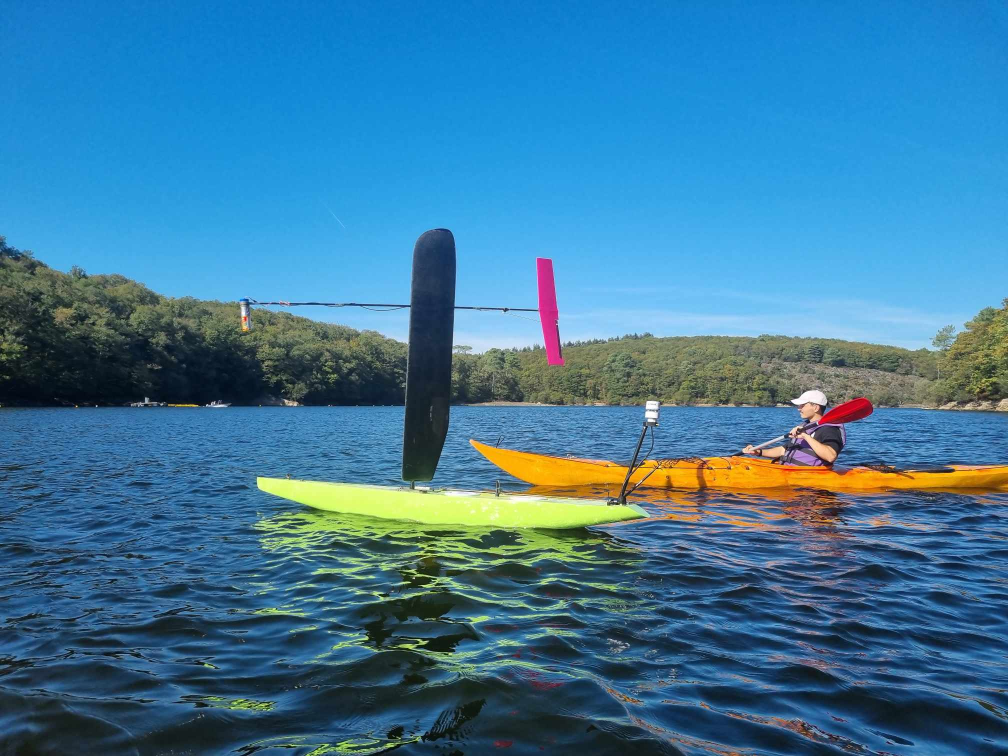
#> input picture python/image/sunny.jpg, 2016 x 1512 px, given in place of goodbye.mp4, which was not available (shown at 1/2 size)
$ python video_proccessing.py
#> lines starting #> are read from the running program, lines starting #| are printed output that depends on the picture; pictures that were not available may be replaced by others from this repository, and a replacement may not be noted
### python/tools.py
import cv2
import numpy as np
from scipy.ndimage import sobel
from sklearn.linear_model import RANSACRegressor

EPSILON = 1e-5


def take_top_n(indices, n_top, top_distance=5):
    # top_distance corresponds to the minimum distance in pixels between 2 tops

    n_horizontal, n_vertical = indices.shape
    top_n = np.full((n_top, n_vertical), -top_distance)

    for x in range(n_vertical):
        k_top = 0
        y = n_horizontal - 1  # start to the end (with the largest gradients)
        while k_top < n_top and y >= 0:
            top = indices[y, x]
            if np.min(np.abs(top - top_n[:, x])) > top_distance:
                top_n[k_top, x] = top
                k_top += 1
            y -= 1

    return top_n


class HorizonEstimator:
    def __init__(self, n_vertical=8, n_top=3, max_residual=4., max_slope_change=6e-2, max_bias_change=10.):
        self.n_vertical = n_vertical
        self.n_top = n_top

        self.max_residual = max_residual
        self.max_slope_change = max_slope_change  # no units
        self.max_bias_change = max_bias_change  # in pixels

        self.slope = 0.  # looking for a horizontal line
        self.bias = None  # no ideas what this value should be

    def compute(self, image):
        def is_data_valid(X, Y):
            dx = X[-1, 0] - X[0, 0]
            dy = Y[-1, 0] - Y[0, 0]

            if self.bias is None:
                return True
            else:
                if abs(dx) > EPSILON:
                    a = (dy / dx)
                    b = Y[0, 0] - a * X[0, 0]
                    return (abs(self.slope - a) < self.max_slope_change) \
                           and (abs(self.bias - b) < self.max_bias_change)
                else:
                    return False

        # Normalize between 0 and 1
        image = image / 255.

        # Compute some useful values
        height, width, *_ = image.shape
        horizontal_half_step = int(0.5 * width / self.n_vertical)

        # Compute the horizontal gradient -> higher = from dark to bright -> Guerledan hypothesis
        # horizontal_grad = sobel(image, axis=0)
        horizontal_grad = np.abs(sobel(image, axis=0))

        # Filter top n_top largest gradient points
        indices = np.argsort(horizontal_grad[:, horizontal_half_step:][:, ::2 * horizontal_half_step], axis=0)
        x = horizontal_half_step + (np.arange(self.n_vertical * self.n_top) // self.n_top) * (2 * horizontal_half_step)
        y = np.ravel(take_top_n(indices, self.n_top), order='F')

        # Reshape for visualization purposes
        horizontal_point_x = x.reshape(-1, 1)
        horizontal_point_y = y.reshape(-1, 1)

        # Compute the best line fitting our point using RANSAC
        ransac = RANSACRegressor(residual_threshold=self.max_residual, is_data_valid=is_data_valid)

        try:
            ransac.fit(horizontal_point_x, horizontal_point_y)
        except ValueError:
            print('RANSAC value error!')
            self.slope = 0.
            self.bias = None
            return self.compute(image)
        else:
            # Update slope
            ransac_pred_y = ransac.predict(np.array([[0.], [width - 1.]]))
            self.bias, y_w = ransac_pred_y.flatten()
            self.slope = (y_w - self.bias) / width

            # Compute horizon mask
            mask = (np.arange(height).reshape(-1, 1) > ransac.predict(np.arange(width).reshape(-1, 1)).T)

            return horizontal_point_x, horizontal_point_y, ransac_pred_y.reshape(-1, 1, 1), mask.astype(np.uint8)


class SaliencyEstimator:
    def __init__(self, n_sigma=3.5):
        self.n_sigma = n_sigma

    def compute(self, img_bgr, mask):
        img_hsv = cv2.cvtColor(img_bgr, cv2.COLOR_BGR2HSV)
        mask = mask.astype(bool)

        mean_hsv = np.mean(img_hsv[mask], axis=0).reshape((1, 1, 3))
        std_hsv = np.std(img_hsv[mask], axis=0).reshape((1, 1, 3))

        saliency = np.linalg.norm((img_hsv - mean_hsv) / std_hsv, axis=2)
        saliency_mask = (saliency > self.n_sigma).astype(np.uint8)

        return saliency_mask


class Buffer:
    def __init__(self, n_buffer, shape):
        self.k_buffer = 0
        self.n_buffer = n_buffer
        self.is_buffer_full = False
        self.memory = np.empty(shape=(n_buffer, *shape))

    def push(self, values):
        n_values = values.shape[0]

        if n_values > self.n_buffer:
            n_values = self.n_buffer
            values = values[:n_values]

        if self.k_buffer + n_values < self.n_buffer:
            self.memory[self.k_buffer:self.k_buffer + n_values] = values
        else:
            delta = self.n_buffer - self.k_buffer
            self.memory[self.k_buffer:self.n_buffer] = values[:delta]
            self.memory[:n_values-delta] = values[delta:]

        self.k_buffer += n_values
        if self.k_buffer >= self.n_buffer:
            self.is_buffer_full = True
            self.k_buffer -= self.n_buffer

        if self.is_buffer_full:
            return self.memory
        else:
            return self.memory[:self.k_buffer]


class TrackingWindow:
    def __init__(self, height, width, alpha=0.5, size_scale=3., size_search_factor=1.25):
        self.alpha = alpha
        self.size_scale = size_scale
        self.size_search_factor = size_search_factor

        self.size_min = np.array([width, height]).reshape((1, 1, 2)) / 64.

        self.center = np.array([width, height]).reshape((1, 1, 2)) / 2.
        self.size = np.array([width, height]).reshape((1, 1, 2)) / 2.

        self.buffer = Buffer(n_buffer=(width // 6), shape=(1, 2))

    def update(self, ps, output_scale=1.):
        if ps is not None:
            mask = (np.abs(ps - self.center) < self.size)
            mask = mask[:, 0, 0] & mask[:, 0, 1]

            points_in_window = ps[mask]
            if points_in_window.size > 0:
                self.center = (1. - self.alpha) * self.center + self.alpha * np.mean(points_in_window, axis=0)

                buffered_ps = self.buffer.push(points_in_window)
                buffer_size = np.std(buffered_ps, axis=0) / 2.  # convert into radius
                self.size = self.size_min + buffer_size * self.size_scale
            else:
                self.size *= self.size_search_factor

        return *(self.center * output_scale).flatten(), *(self.size * output_scale).flatten()

### python/video_proccessing.py
"""
TODO:
- gabor filter for texture detection
- multi-object tracking ???
- stereo camera calibration & depth map
- ROS node creation
- computers communication
"""

import time
from tools import *
from matplotlib import pyplot as plt


def main(video_name, start_time=0, is_stereo=False):
    if is_stereo:
        n_column = 2
        video_path = 'stereo_video/' + video_name
    else:
        n_column = 1
        video_path = 'video/' + video_name

    # Create a VideoCapture object
    cap = cv2.VideoCapture(video_path)

    # Check if the video file was successfully opened
    if not cap.isOpened():
        print("Error: Could not open video file.")
        exit()

    fps = int(cap.get(cv2.CAP_PROP_FPS))
    source_height = int(cap.get(cv2.CAP_PROP_FRAME_HEIGHT))
    source_width = int(cap.get(cv2.CAP_PROP_FRAME_WIDTH) / n_column)

    # Define colors in BGR
    color_of = (255, 0, 0)  # BLUE
    color_grad = (0, 0, 255)  # RED
    color_horizon = (0, 255, 0)  # GREEN
    color_box = (255, 0, 255)  # PURPLE

    # Define the downscale factor
    downscale_factor = 2

    # Calculate the new size based on the scale factor
    width = int(source_width / downscale_factor)
    height = int(source_height / downscale_factor)

    horizon_estimator = HorizonEstimator()
    saliency_estimator = SaliencyEstimator()
    tracking_window = TrackingWindow(height, width)

    # Erosion & dilatation are applied on active pixel -> used for computing the saliency mask
    connection_kernel = cv2.getStructuringElement(shape=cv2.MORPH_ELLIPSE, ksize=(3, 3))
    erosion_kernel = cv2.getStructuringElement(shape=cv2.MORPH_ELLIPSE, ksize=(5, 5))
    dilatation_kernel = cv2.getStructuringElement(shape=cv2.MORPH_ELLIPSE, ksize=(5, 5))

    # Parameters for corner detection
    features_params = {
        'maxCorners': 10000,
        'qualityLevel': 0.01,
        'minDistance': 0.1
    }

    # Parameters for pyramidal Lucas-Kanade optical flow
    lk_params = {
        'winSize': (15, 15),
        'maxLevel': 2,
        'criteria': (cv2.TERM_CRITERIA_EPS | cv2.TERM_CRITERIA_COUNT, 10, 0.03)
    }

    # Set duration (in seconds)
    frame_skip = 4
    duration = 40
    dt = frame_skip / fps

    # Calculate the corresponding frame numbers
    n_frame = duration * fps
    start_frame = int(start_time * fps)

    # Set the initial frame position
    cap.set(cv2.CAP_PROP_POS_FRAMES, start_frame)

    # Define variables to initialize later
    old_frame = None
    points_old_frame = []

    # Read and display frames within the specified time range
    for k_frame in range(n_frame):
        if k_frame % frame_skip == 0:
            pass

        t_loop = time.time()

        # Read a frame from the video
        ret, read_frame = cap.read()

        # Check if the video has ended
        if not ret:
            break

        # Only consider the left camera flow
        source_frame = read_frame[:, :source_width]

        # Downscale and convert to grayscale
        frame_bgr = cv2.resize(source_frame, (width, height))
        frame = cv2.cvtColor(frame_bgr, cv2.COLOR_BGR2GRAY)

        # Draw points and line on a separate image
        canvas = source_frame.copy()

        # Estimate a line for the horizon
        hpx, hpy, border_y, horizontal_mask = horizon_estimator.compute(frame)

        # Scatter gradient points on the image
        for (x, y) in zip(hpx, hpy):
            cv2.circle(canvas, (int(downscale_factor * x), int(downscale_factor * y)), 3, color_grad, -1)

        # Draw the horizontal line on the image
        border_x = np.array([[[0.]], [[width - 1.]]])
        ransac_points = np.concatenate((border_x, border_y), axis=2).astype(np.int32)
        cv2.polylines(canvas, [ransac_points * downscale_factor], isClosed=False, color=color_horizon, thickness=2)

        if (old_frame is not None) and (points_old_frame is not None):
            points_new_frame, status, err = cv2.calcOpticalFlowPyrLK(old_frame, frame,
                                                                     points_old_frame,
                                                                     None, **lk_params)

            for p0, p1 in zip(points_old_frame[status == 1], points_new_frame[status == 1]):
                x0, y0 = (downscale_factor * p0).ravel()
                x1, y1 = (downscale_factor * p1).ravel()
                cv2.line(canvas, (int(x1), int(y1)), (int(x0), int(y0)), color_of, 3)

        # Current frame becomes the old one
        old_frame = frame.copy()

        # Compute the saliency map (where to look)
        saliency_mask = saliency_estimator.compute(frame_bgr, horizontal_mask)

        # Compute good feature point to keep track of
        mask = horizontal_mask & saliency_mask

        mask = cv2.dilate(mask, connection_kernel)
        mask = cv2.erode(mask, erosion_kernel)
        mask = cv2.dilate(mask, dilatation_kernel)

        points_old_frame = cv2.goodFeaturesToTrack(frame, mask=mask, **features_params)

        wx, wy, wsx, wsy = tracking_window.update(points_old_frame, downscale_factor)
        cv2.rectangle(canvas, (int(wx-wsx), int(wy-wsy)), (int(wx+wsx), int(wy+wsy)), color_box, thickness=2)

        debug = cv2.cvtColor(mask * 255, cv2.COLOR_GRAY2BGR)
        debug = cv2.resize(debug, (source_width, source_height))

        # Stack images vertically or horizontally
        layout = np.vstack((canvas, debug)) if height < width else np.hstack((canvas, debug))

        # Show lower part of layout
        cv2.imshow('Canvas & Debug', layout)  # [int(source_height / 3):])

        # Pause the loop if SPACE is pressed
        paused = False
        if (cv2.waitKey(25) & 0xFF) == ord(' '):
            paused = True
            while (cv2.waitKey(25) & 0xFF) != ord(' '):
                continue

        t_remaining = EPSILON if paused else dt - (time.time() - t_loop)
        if t_remaining > 0:
            print("Time left:", t_remaining, 'seconds.')
            plt.pause(t_remaining)
        else:
            print("Out of time of", -t_remaining, 'seconds.')
            plt.pause(EPSILON)
#> this loop made 31 passes; (key Esc is pressed on pass 1)
#> (border_y, ransac_points, buffer_size in update, wx) on passes 1 to 2: ([628.1, 461.2], [[0, 628], [1007, 461]], [[81.26, 43.69]], 1241.8), ([630.6, 452.6], [[0, 630], [1007, 452]], [[51.64, 10.44]], 1384.8)
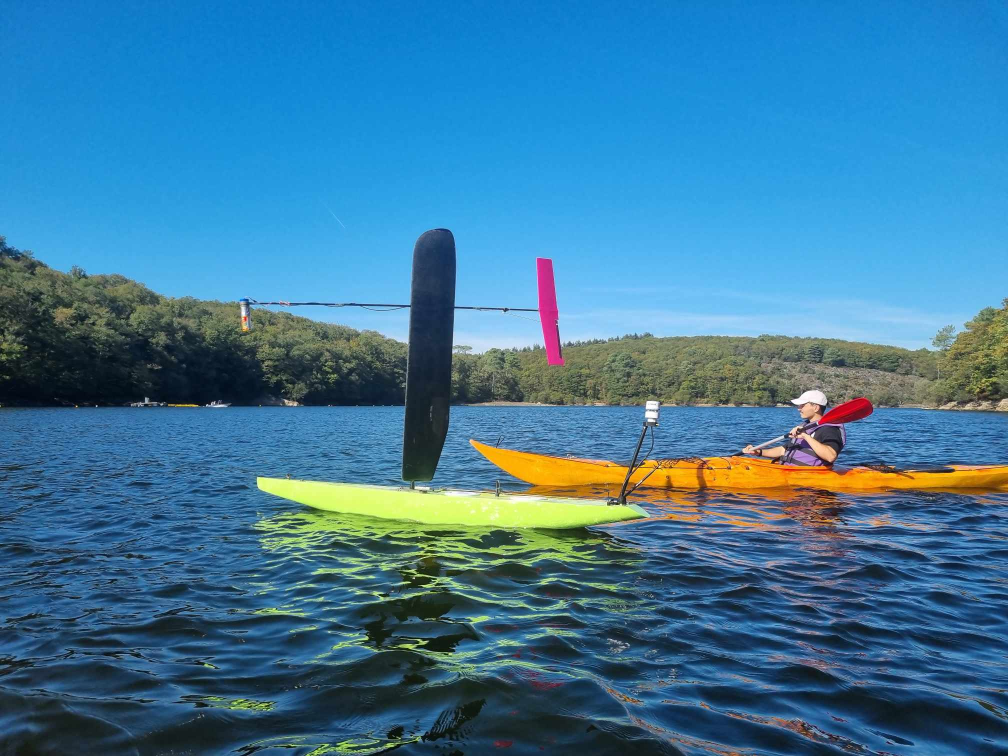
#> input picture python/image/sunny.jpg, 2016 x 1512 px, given in place of goodbye.mp4, which was not available (shown at 1/2 size)
#> pass 1, in main, `frame_bgr = cv2.resize(source_frame, (width, height))`:
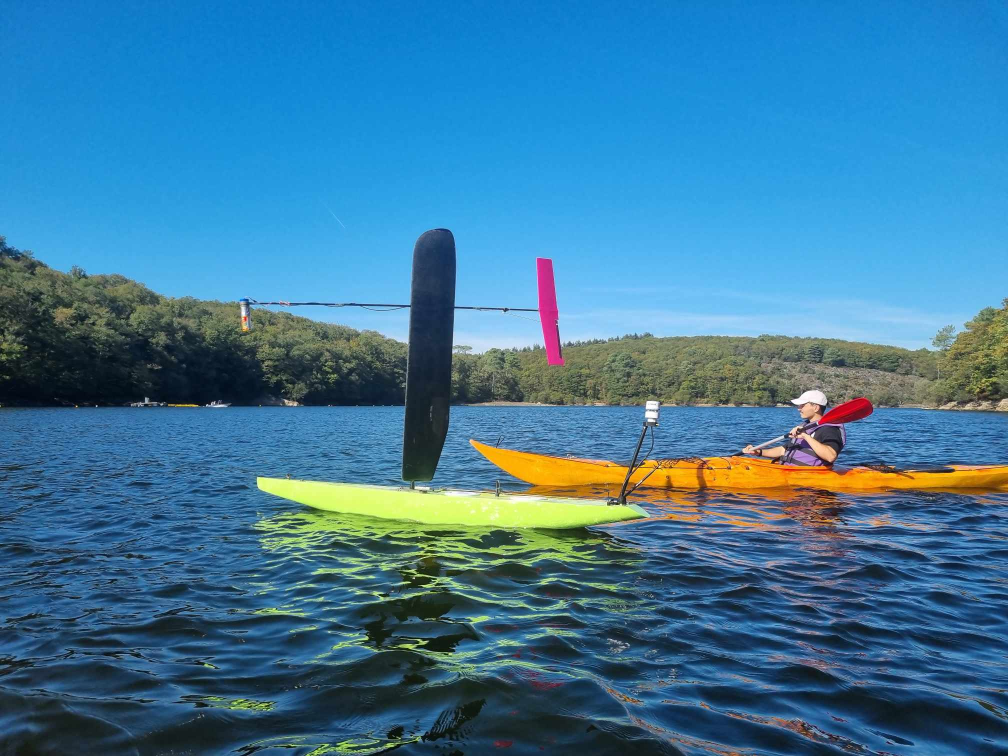
#> frame_bgr: shape (756, 1008, 3); mean B, G, R 155.1, 120.9, 61.6
#> pass 1, in main, `frame = cv2.cvtColor(frame_bgr, cv2.COLOR_BGR2GRAY)`:
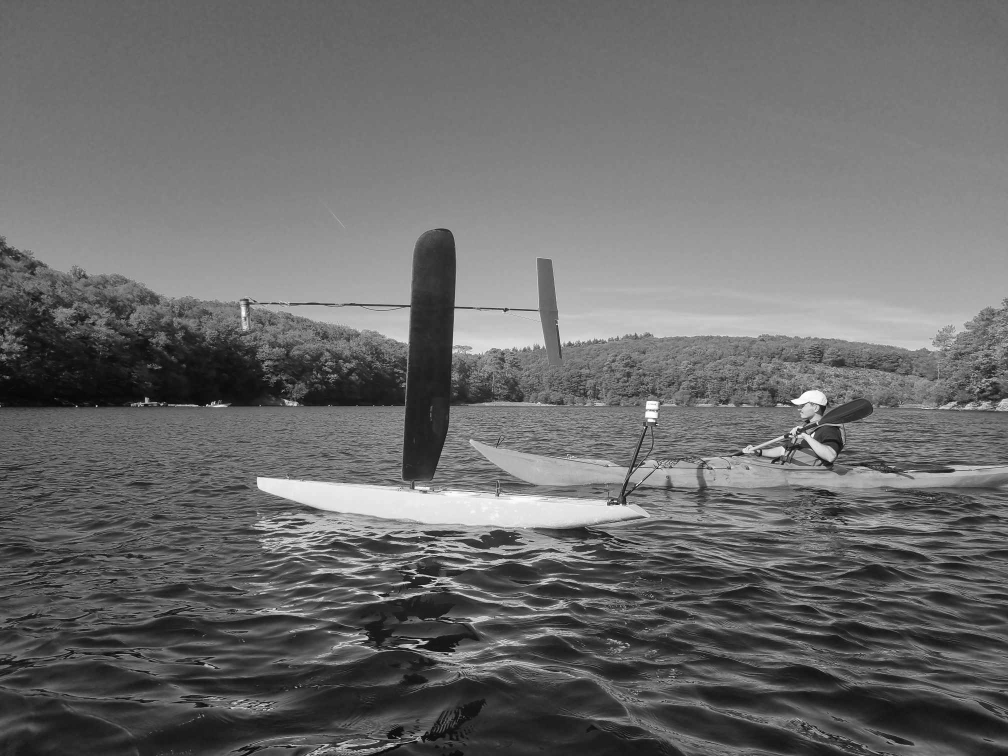
#> frame: shape (756, 1008); min 5, max 255, mean 107.1
#> pass 1, in compute, `horizontal_grad = np.abs(sobel(image, axis=0))`:
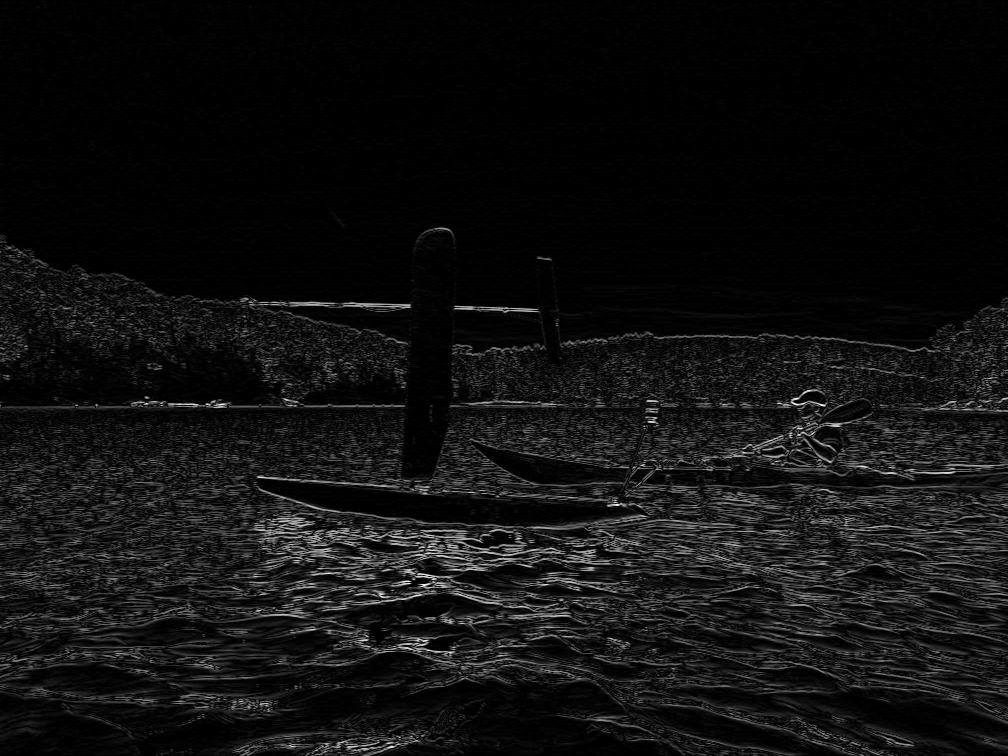
#> horizontal_grad: shape (756, 1008) float64; min 0, max 2.87, mean 0.19; drawn with min black and max white
#> source_frame is the input picture: shape (1512, 2016, 3); mean B, G, R 155, 120.8, 61.5

    # Release the VideoCapture object and close the window
    cap.release()
    cv2.destroyAllWindows()


if __name__ == "__main__":
    # main('duck_close.avi', is_stereo=True)
    main('goodbye.mp4', start_time=10)
    # main('skyfall.mp4', start_time=10)  # oblique horizon
    # main('sunny.mp4', start_time=20)  # too many things over the horizon
    # main('forest.mp4', start_time=10)  # saliency issue -> sun reflection
    # main('double.mp4', start_time=10)  # won't happen -> too far from water surface
